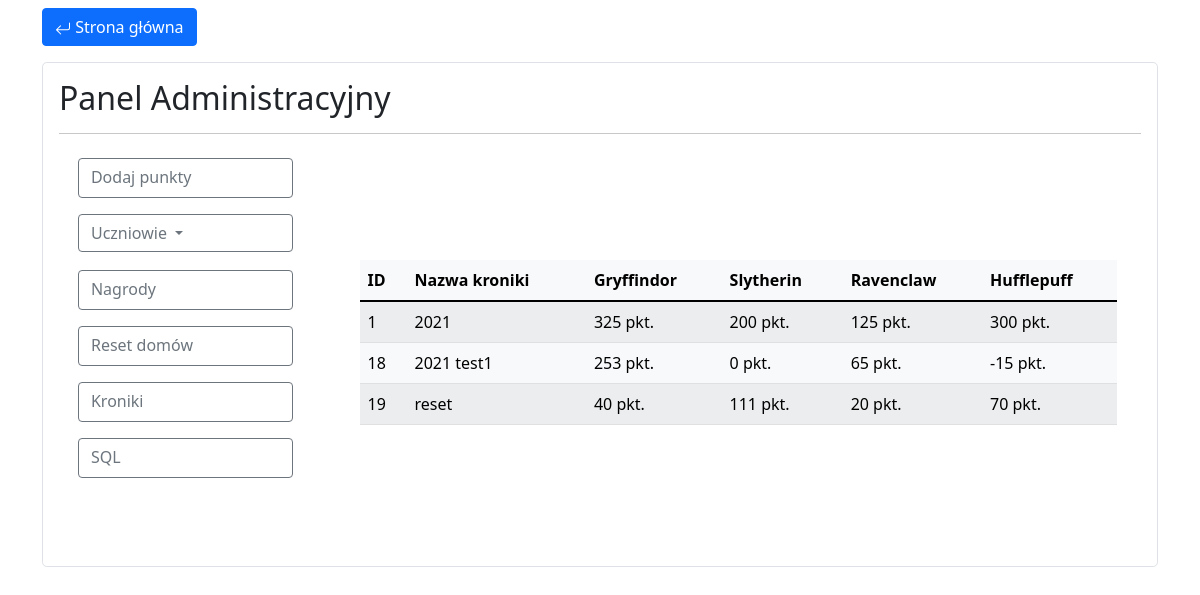
/panel.php?page=kroniki, run on the app's committed database.
### tables this page shows
CREATE TABLE `kroniki` (
  `id` int(11) NOT NULL,
  `nazwa_kroniki` text NOT NULL,
  `Gryffindor` int(11) NOT NULL,
  `Slytherin` int(11) NOT NULL,
  `Ravenclaw` int(11) NOT NULL,
  `Hufflepuff` int(11) NOT NULL
);

### kroniki.php (the view, shortened to what this page needs)
<div class="container d-flex align-items-center" style="min-height: 400px; overflow: auto;">
    <?php
    include 'conn.php';
    $sql = 'SELECT * FROM kroniki';
    $wynik = $conn->query($sql);
    if ($wynik->num_rows > 0) {
        echo  ''
            . '<table class="table table-light table-striped table-hover ">'
            . '<thead class="table-light">'
            . '<tr>'
            . '<th scope="col">ID</th>'
            . '<th scope="col">Nazwa kroniki</th>'
            . '<th scope="col">Gryffindor</th>'
            . '<th scope="col">Slytherin</th>'
            . '<th scope="col">Ravenclaw</th>'
            . '<th scope="col">Hufflepuff</th>'
            . '</tr>'
            . '</thead>'
            . '';
        while ($row = $wynik->fetch_assoc()) {
            echo ''
                . '<tr>'
                . '<td>'
                . ''
                . '' . $row['id']
                . '</td>'
                . '<td>'
                . '' . $row['nazwa_kroniki']
                . '</td>'
                . '<td>'
                . '' . $row['Gryffindor'] . ' pkt.'
                . '</td>'
                . '<td>'
                . '' . $row['Slytherin'] . ' pkt.'
                . '</td>'
                . '<td>'
                . '' . $row['Ravenclaw'] . ' pkt.'
                . '</td>'
                . '<td>'
                . '' . $row['Hufflepuff'] . ' pkt.'
                . '</td>'
                . '</tr>'
                . '';
        }
        echo ''
            . '<tbody>'
            . '</table>'
            . '';
    }
    ?>
</div>

### style.css (style rules this page uses)
body { background-color: black; height: 100%; color: white ; margin: 0; font-family: 'wizard_world' !important; }
.panel { font-family: var(--bs-body-font-family) !important; }

### data on the page
kroniki: id "1", nazwa_kroniki "2021", Gryffindor "325", Slytherin "200", Ravenclaw "125", Hufflepuff "300"
kroniki: id "18", nazwa_kroniki "2021 test1", Gryffindor "253", Slytherin "0", Ravenclaw "65", Hufflepuff "-15"
kroniki: id "19", nazwa_kroniki "reset", Gryffindor "40", Slytherin "111", Ravenclaw "20", Hufflepuff "70"
